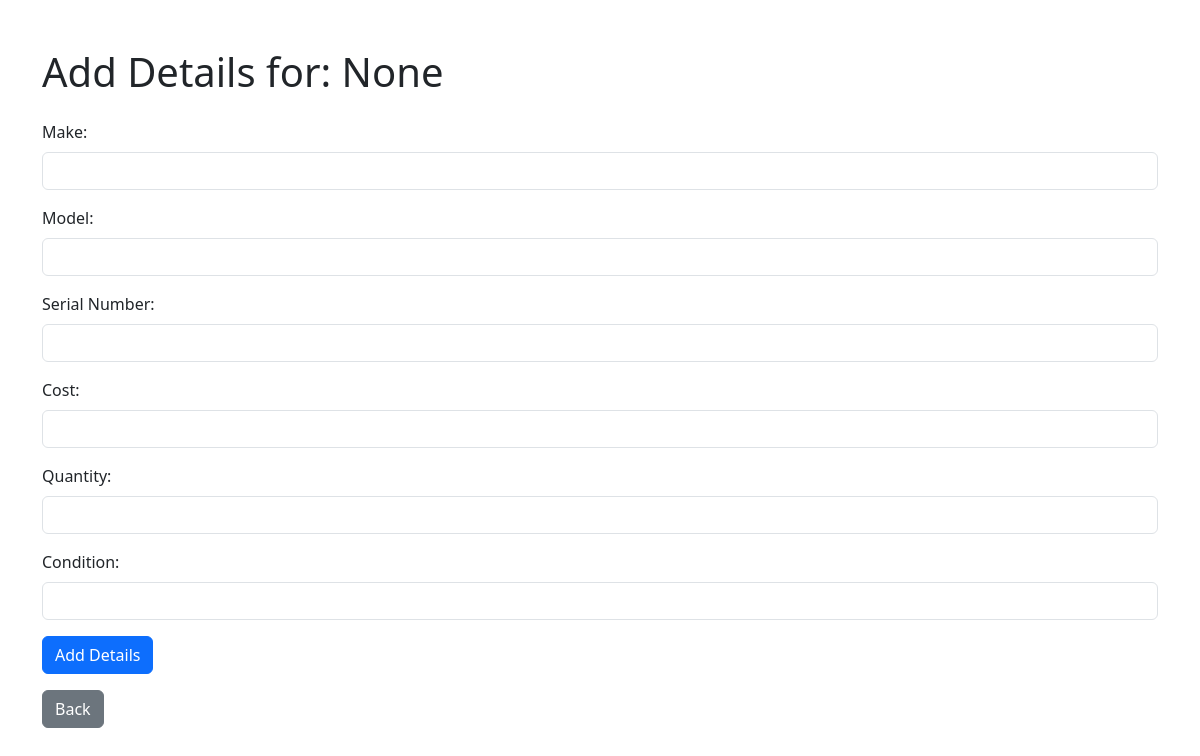
/add_item_details/2, run on an earlier commit of the app's database.
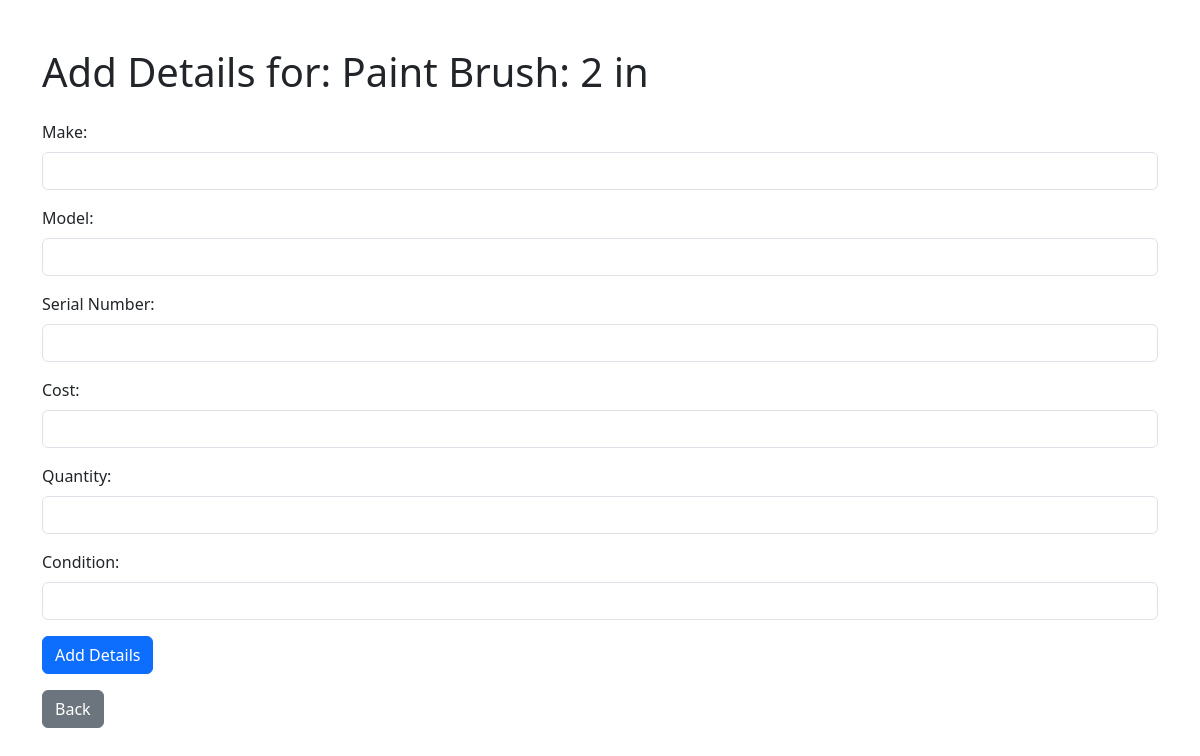
And on a later commit of the database.
### tables this page shows
CREATE TABLE tblMain (
    ID INTEGER PRIMARY KEY AUTOINCREMENT,
    LocationID INTEGER,
    CategoryID INTEGER,
    Description TEXT NOT NULL,
    Notes TEXT,
    ParentID INTEGER,
    FOREIGN KEY (LocationID) REFERENCES tblLocations (LocationID),
    FOREIGN KEY (CategoryID) REFERENCES tblCategories (CategoryID),
    FOREIGN KEY (ParentID) REFERENCES tblMain (ID)
);

### app.py (the view, shortened to what this page needs)
@app.route('/add_item_details/<int:main_id>', methods=['GET', 'POST'])
def add_item_details(main_id):
    conn = db_connection()
    cursor = conn.cursor()
    cursor.execute('SELECT Description FROM tblMain WHERE ID = ?', (main_id,))
    item = cursor.fetchone()
    conn.close()
    return render_template('add_item_details.html', main_id=main_id, description=item['Description'] if item else None)

### app.py (called while the page is built)
def db_connection():
    conn = sqlite3.connect('inventory.db')
    conn.row_factory = sqlite3.Row
    return conn

### templates/add_item_details.html (shortened to what this page needs)
<!DOCTYPE html>
<html lang="en">
<head>
    <link href="https://cdn.jsdelivr.net/npm/bootstrap@5.3.0/dist/css/bootstrap.min.css" rel="stylesheet">
</head>
<body class="container mt-5">
    <h1 class="mb-4">Add Details for: {{ description }}</h1>
    <form method="post">
        <div class="mb-3">
            <label for="make" class="form-label">Make:</label>
            <input type="text" class="form-control" id="make" name="make" required>
        </div>
        <div class="mb-3">
            <label for="model" class="form-label">Model:</label>
            <input type="text" class="form-control" id="model" name="model" required>
        </div>
        <div class="mb-3">
            <label for="sn" class="form-label">Serial Number:</label>
            <input type="text" class="form-control" id="sn" name="sn">
        </div>
        <div class="mb-3">
            <label for="cost" class="form-label">Cost:</label>
            <input type="number" step="0.01" class="form-control" id="cost" name="cost">
        </div>
        <div class="mb-3">
            <label for="quantity" class="form-label">Quantity:</label>
            <input type="number" class="form-control" id="quantity" name="quantity">
        </div>
        <div class="mb-3">
            <label for="condition" class="form-label">Condition:</label>
            <input type="text" class="form-control" id="condition" name="condition">
        </div>
        <button type="submit" class="btn btn-primary">Add Details</button>
    </form>
    <a href="/main" class="btn btn-secondary mt-3">Back</a>
</body>
</html>

What changed in the data, as far as the page shows it:
added tblMain: Description "Paint Brush: 2 in"
Also different on the page:
{{ description }}: "None" → (not shown)
